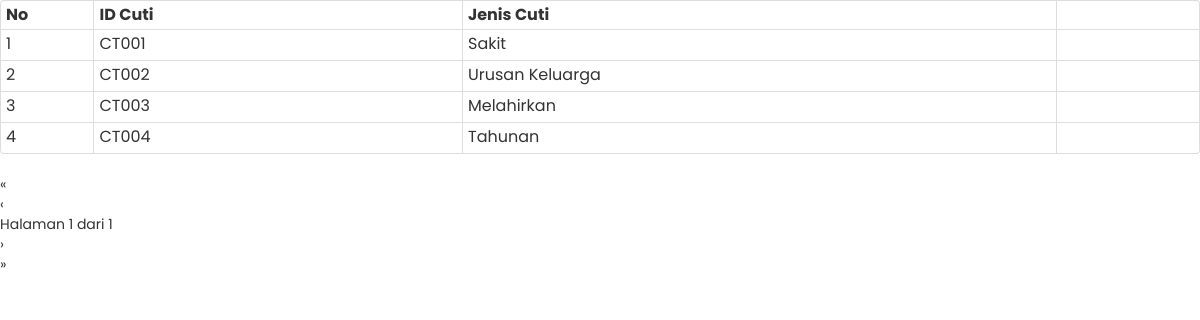
The page /jeniscuti.data.php on the database its author committed.
### tables this page shows
CREATE TABLE `jeniscuti` (
  `idcuti` varchar(5) NOT NULL,
  `jeniscuti` varchar(30) NOT NULL,
  PRIMARY KEY (`idcuti`)
);

### jeniscuti.data.php (the view, shortened to what this page needs)
<html>
     <link href="../css/style.css" rel="stylesheet" type="text/css">
        <link href="../css/bootstrap.min.css" rel="stylesheet" media="screen">
<?php
require 'function/koneksi.php';
include 'function/functionnya.php';
?>
<?php
if(isset($keyword)){
			$param = $keyword;
			$sql ="SELECT * FROM jeniscuti where idcuti ='$param'";
		echo $param;
		}else{
			$sql ="SELECT * FROM jeniscuti";
		}
?>
<table class="table table-condensed table-bordered table-hover" cellpadding="0" cellspacing="0">
<thead>
	<tr>
	<th style="width:20px">No</th>
		<th style="width:120px">ID Cuti</th>
		<th style="width:200px">Jenis Cuti</th>
		<th style="width:40px"></th>
	</tr>
</thead>
<tbody>
	<?php
                $y = 1;
        $result = mysqli_query($connect, $sql);
        $rpp = 10;
        $reload = "#data-jeniscuti";
        $page = intval($_GET["page"]);
        if($page<=0) $page = 1;
        $tcount = mysqli_num_rows($result);
        $tpages = ($tcount) ? ceil($tcount/$rpp) : 1;
        $count = 0;
        $i = ($page-1)*$rpp;
                        while(($count<$rpp) && ($i<$tcount)) {
                        mysqli_data_seek($result,$i );
                        $data = mysqli_fetch_array($result);
                        ?>
	<tr>
		<td><?php echo $y++ ?></td>
		<td><?php echo $data['idcuti'] ?></td>
		<td><?php echo $data['jeniscuti'] ?></td>
		<td>
		<a href="#dialog-jeniscuti" id="<?php echo $data['idcuti'] ?>" class="ubah" data-toggle="modal">
				<i class="icon-pencil"></i>
			</a>
			<a href="#" id="<?php echo $data['idcuti'] ?>" class="hapus">
				<i class="icon-trash"></i>
			</a>
 </td>
	</tr>
	<?php
		$i++;
                $count++;
		}
	?>
</tbody>
</table>
 <div> <?php echo paginate_one($reload, $page, $tpages); ?></div>
</html>

### css/style.css (style rules this page uses)
* { font-family:Poppins,sans-serif }

### rows shown on the page
jeniscuti: idcuti "CT001", jeniscuti "Sakit"
jeniscuti: idcuti "CT002", jeniscuti "Urusan Keluarga"
jeniscuti: idcuti "CT003", jeniscuti "Melahirkan"
jeniscuti: idcuti "CT004", jeniscuti "Tahunan"

### other values the page prints
$firstlabel "«"
$prevlabel "‹"
$page "1"
$tpages "1"
$nextlabel "›"
$lastlabel "»"
